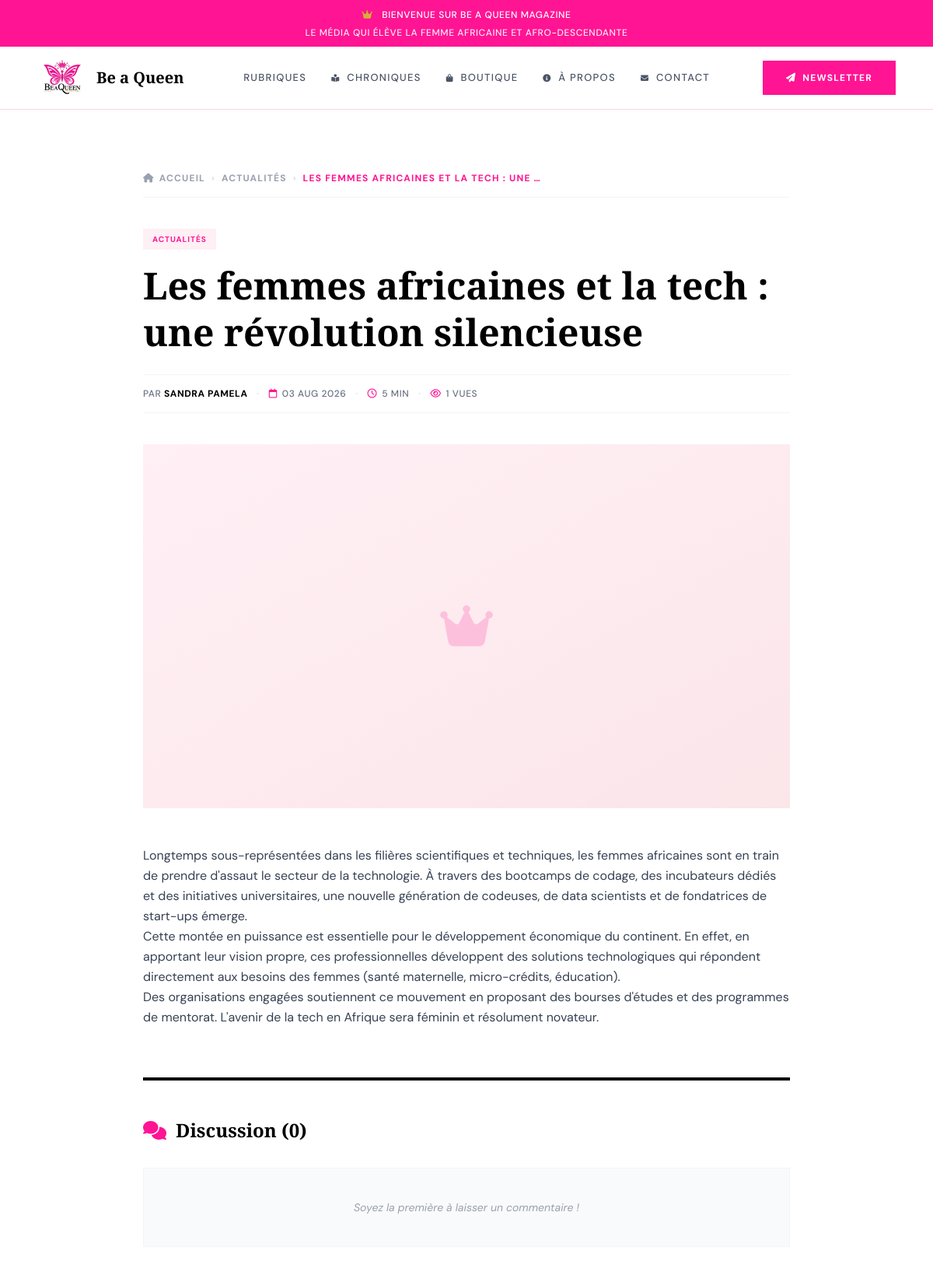
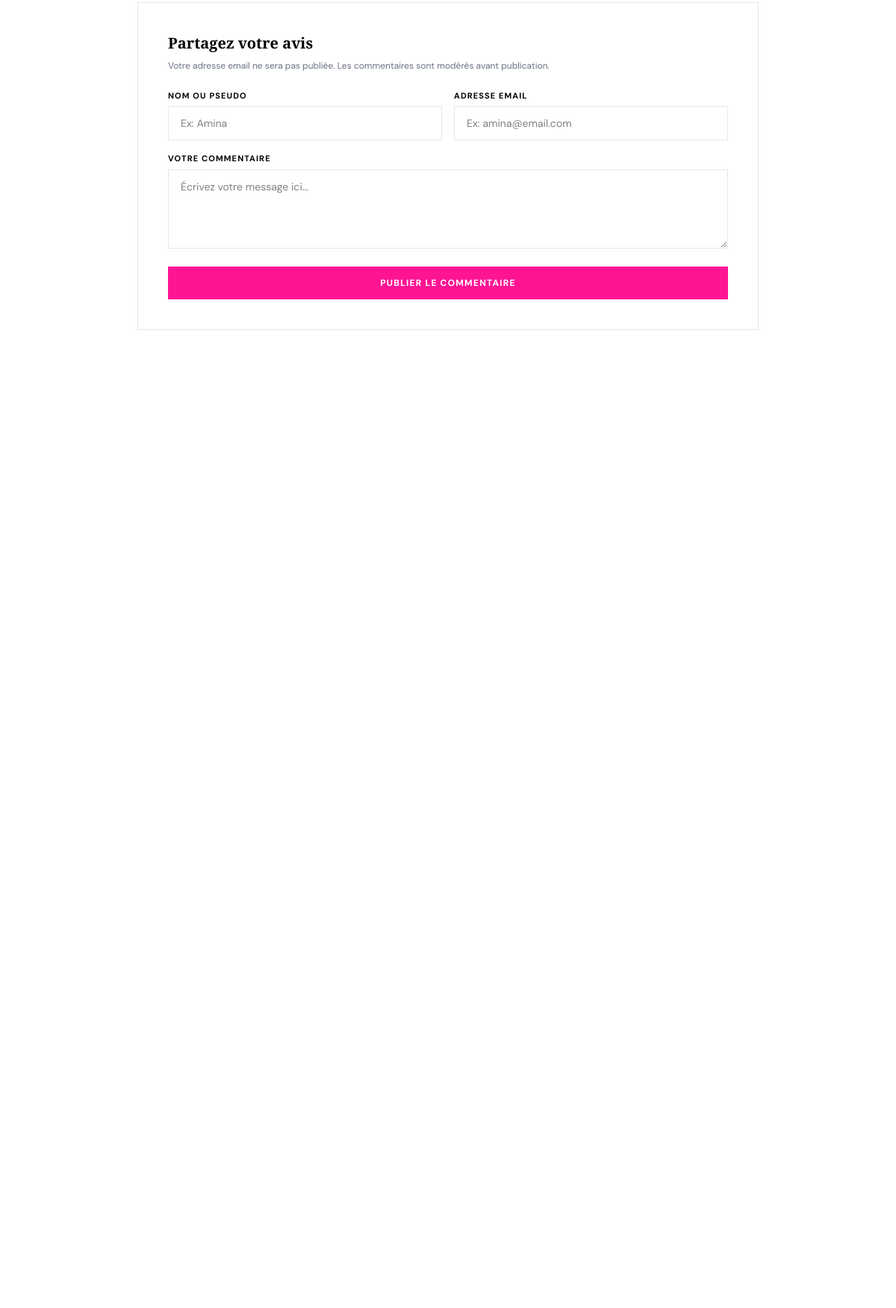
The page /article/femmes-africaines-tech-revolution-silencieuse/ (upper part) on the database its author committed (2 pictures, top to bottom).
### magazine/models.py (models this page shows, shortened)
class Article(models.Model):
    STATUTS = [
        ('brouillon', 'Brouillon'),
        ('publie',    'Publié'),
        ('archive',   'Archivé'),
    ]
    titre              = models.CharField(max_length=191, verbose_name="Titre")
    slug               = models.SlugField(max_length=191, unique=True, verbose_name="Slug URL")
    extrait            = models.TextField(blank=True, verbose_name="Extrait / Résumé")
    contenu            = models.TextField(verbose_name="Contenu complet")
    image_principale   = models.ImageField(upload_to='articles/', blank=True, null=True, verbose_name="Image de couverture")
    rubrique           = models.ForeignKey(Rubrique, on_delete=models.SET_NULL, null=True, related_name='articles', verbose_name="Rubrique")
    auteure            = models.ForeignKey(Utilisateur, on_delete=models.SET_NULL, null=True, related_name='articles', verbose_name="Auteure")
    tags               = models.ManyToManyField(Tag, through='ArticleTag', blank=True, verbose_name="Tags")
    statut             = models.CharField(max_length=20, choices=STATUTS, default='brouillon', verbose_name="Statut")
    en_une             = models.BooleanField(default=False, verbose_name="Afficher en une")
    date_publication   = models.DateTimeField(blank=True, null=True, verbose_name="Date de publication")
    date_modification  = models.DateTimeField(auto_now=True, verbose_name="Dernière modification")
    vues               = models.PositiveIntegerField(default=0, verbose_name="Nombre de vues")
    temps_lecture      = models.PositiveIntegerField(default=5, verbose_name="Temps de lecture (min)")
    class Meta:
        ordering            = ['-date_publication']
        verbose_name        = "Article"
        verbose_name_plural = "Articles"
        db_table            = "articles"

class Rubrique(models.Model):
    nom         = models.CharField(max_length=100, verbose_name="Nom")
    slug        = models.SlugField(max_length=100, unique=True, verbose_name="Slug URL")
    emoji       = models.CharField(max_length=10, blank=True, verbose_name="Emoji")
    description = models.TextField(blank=True, verbose_name="Description")
    ordre       = models.PositiveIntegerField(default=0, verbose_name="Ordre d'affichage")
    active      = models.BooleanField(default=True, verbose_name="Rubrique active")
    class Meta:
        ordering            = ['ordre']
        verbose_name        = "Rubrique"
        verbose_name_plural = "Rubriques"
        db_table            = "rubriques"

class Utilisateur(AbstractBaseUser):
    ROLES = [
        ('admin',    'Administratrice'),
        ('auteure',  'Auteure'),
        ('editrice', 'Éditrice'),
    ]
    nom               = models.CharField(max_length=150, verbose_name="Nom complet")
    email             = models.EmailField(max_length=191, unique=True, verbose_name="Email")
    role              = models.CharField(max_length=20, choices=ROLES, default='auteure', verbose_name="Rôle")
    photo             = models.ImageField(upload_to='profils/', blank=True, null=True, verbose_name="Photo de profil")
    bio               = models.TextField(blank=True, null=True, verbose_name="Biographie")
    date_inscription  = models.DateTimeField(default=timezone.now, verbose_name="Date d'inscription")
    actif             = models.BooleanField(default=True, verbose_name="Compte actif")
    is_admin          = models.BooleanField(default=False)
    USERNAME_FIELD  = 'email'
    REQUIRED_FIELDS = ['nom']
    objects = UtilisateurManager()
    class Meta:
        verbose_name        = "Utilisatrice"
        verbose_name_plural = "Utilisatrices"
        db_table            = "utilisateurs"

### magazine/views.py (the view)
# urls.py: path('article/<slug:slug>/', views.article, name='article'),
def article(request, slug):
    art = get_object_or_404(Article, slug=slug, statut='publie')
    art.vues += 1
    art.save(update_fields=['vues'])
    commentaires = art.commentaires.filter(approuve=True).order_by('date_creation')
    articles_similaires = Article.objects.filter(
        rubrique=art.rubrique,
        statut='publie'
    ).exclude(id=art.id).order_by('-date_publication')[:3]
    context = {
        'article'           : art,
        'commentaires'      : commentaires,
        'articles_similaires': articles_similaires,
    }
    return render(request, 'magazine/article.html', context)

### magazine/templates/magazine/article.html (shortened to what this page needs)
{% extends 'magazine/base.html' %}
{% load static %}
{% block content %}
<article class="bg-white py-12 lg:py-20 min-h-screen">
  <div class="max-w-4xl mx-auto px-4 sm:px-6 lg:px-8">
    <nav aria-label="Breadcrumb" class="mb-10 pb-4 border-b border-gray-100">
      <ol class="flex items-center gap-2 flex-wrap text-xs font-bold tracking-widest uppercase text-gray-400">
        <li><a href="/" class="hover:text-[#FF1493] transition-colors flex items-center gap-1.5"><i class="fa-solid fa-house"></i> Accueil</a></li>
        <li class="opacity-40">›</li>
        <li><a href="{% url 'rubrique' article.rubrique.slug %}" class="hover:text-[#FF1493] transition-colors">{{ article.rubrique.nom }}</a></li>
        <li class="opacity-40">›</li>
        <li class="text-[#FF1493]">{{ article.titre|truncatechars:40 }}</li>
      </ol>
    </nav>
    <header class="mb-10 text-center sm:text-left">
      <span class="inline-block bg-[#FFF0F5] text-[#FF1493] text-[10px] font-bold tracking-widest uppercase px-3 py-1.5 mb-4">
        {{ article.rubrique.nom }}
      </span>
      <h1 class="font-serif text-3xl sm:text-5xl font-black text-black leading-tight mb-6">
        {{ article.titre }}
      </h1>
      <div class="flex items-center sm:justify-start justify-center flex-wrap gap-3 text-xs text-gray-500 border-y border-gray-100 py-4 font-medium uppercase tracking-wider">
        <span>Par <strong class="text-black">{{ article.auteure.nom|default:"Sandra Pamela" }}</strong></span>
        <span class="opacity-30 hidden sm:inline">·</span>
        <span class="flex items-center gap-1.5"><i class="fa-regular fa-calendar text-[#FF1493]"></i> {{ article.date_publication|date:"d M Y" }}</span>
        <span class="opacity-30 hidden sm:inline">·</span>
        <span class="flex items-center gap-1.5"><i class="fa-regular fa-clock text-[#FF1493]"></i> {{ article.temps_lecture }} min</span>
        <span class="opacity-30 hidden sm:inline">·</span>
        <span class="flex items-center gap-1.5"><i class="fa-regular fa-eye text-[#FF1493]"></i> {{ article.vues }} vues</span>
      </div>
    </header>
    <div class="aspect-video w-full overflow-hidden bg-gray-50 mb-12">
      {% if article.image_principale %}
      <img src="{{ article.image_principale.url }}" alt="{{ article.titre }}" class="w-full h-full object-cover">
      {% else %}
      <div class="w-full h-full bg-gradient-to-br from-[#FFF0F5] to-[#FFB6C1]/30 flex items-center justify-center text-6xl text-[#FF1493]/20">
        <i class="fa-solid fa-crown"></i>
      </div>
      {% endif %}
    </div>
    <div class="prose prose-lg max-w-none text-gray-700 leading-relaxed font-sans mb-16">
      {{ article.contenu|linebreaks }}
    </div>
    <div class="border-t-4 border-black pt-12">
      <div class="flex items-center gap-3 mb-8">
        <i class="fa-solid fa-comments text-2xl text-[#FF1493]"></i>
        <h3 class="font-serif text-2xl font-bold text-black m-0">Discussion ({{ commentaires.count }})</h3>
      </div>
      <div class="space-y-6 mb-12">
        {% for comment in commentaires %}
        <div class="bg-gray-50 p-6 border-l-4 border-[#FF1493]">
          <div class="flex justify-between items-center mb-3">
            <span class="font-bold text-sm text-black">{{ comment.auteur_nom }}</span>
            <span class="text-xs text-gray-400"><i class="fa-regular fa-clock mr-1"></i> {{ comment.date_creation|date:"d M Y à H:i" }}</span>
          </div>
          <div class="text-sm text-gray-600 leading-relaxed">
            {{ comment.contenu|linebreaksbr }}
          </div>
        </div>
        {% empty %}
        <div class="text-center py-10 bg-gray-50 border border-gray-100 italic text-sm text-gray-400">
          Soyez la première à laisser un commentaire !
        </div>
        {% endfor %}
      </div>
      <div class="bg-white border border-gray-200 p-8 sm:p-10">
        <h3 class="font-serif text-xl font-bold text-black mb-2">Partagez votre avis</h3>
        <p class="text-xs text-gray-500 mb-6">
          Votre adresse email ne sera pas publiée. Les commentaires sont modérés avant publication.
        </p>
        <form method="POST" action="{% url 'commenter' article.slug %}" class="flex flex-col gap-4">
          <div class="grid sm:grid-cols-2 gap-4">
            <div class="flex flex-col gap-1.5">
              <label for="nom" class="text-[11px] font-bold tracking-widest uppercase text-black">Nom ou Pseudo</label>
              <input type="text" id="nom" name="nom" class="border-[1.5px] border-gray-200 px-4 py-3 text-sm focus:border-[#FF1493] outline-none" placeholder="Ex: Amina" required>
            </div>
            <div class="flex flex-col gap-1.5">
              <label for="email" class="text-[11px] font-bold tracking-widest uppercase text-black">Adresse email</label>
              <input type="email" id="email" name="email" class="border-[1.5px] border-gray-200 px-4 py-3 text-sm focus:border-[#FF1493] outline-none" placeholder="Ex: amina@email.com" required>
            </div>
          </div>
          <div class="flex flex-col gap-1.5">
            <label for="contenu" class="text-[11px] font-bold tracking-widest uppercase text-black">Votre commentaire</label>
            <textarea id="contenu" name="contenu" rows="4" class="border-[1.5px] border-gray-200 px-4 py-3 text-sm focus:border-[#FF1493] outline-none resize-y" placeholder="Écrivez votre message ici..." required></textarea>
          </div>
          <button type="submit" class="btn-primary justify-center mt-2">Publier le commentaire</button>
        </form>
      </div>
    </div>
  </div>
</article>
{% endblock content %}

### magazine/templates/magazine/base.html (style rules this page uses)
body { font-family: var(--font-sans); }
h1,h2,h3,h4 { font-family: var(--font-sans); }
.font-serif { font-family: var(--font-serif) !important; }
.btn-primary { @apply inline-flex items-center gap-2 bg-[#FF1493] text-white font-bold text-xs tracking-widest uppercase px-7 py-3 border-2 border-[#FF1493] transition-all duration-200 hover:bg-[#C71585] hover:border-[#C71585] hover:-translate-y-px cursor-pointer; }

### rows shown on the page
Article: rubrique.nom "ACTUALITÉS", titre "LES FEMMES AFRICAINES ET LA TECH : UNE …", titre "Les femmes africaines et la tech : une révolution silencieuse", auteure.nom "SANDRA PAMELA", date_publication "03 AUG 2026", temps_lecture "5", vues "1", contenu "Longtemps sous-représentées dans les filières scientifiques et techniques, les femmes africaines sont en train de prendre d'assaut le secteur de la technologie. À travers des bootcamps de codage, des incubateurs dédiés et des initiatives universitaires, une nouvelle génération de codeuses, de data scientists et de fondatrices de start-ups émerge. Cette montée en puissance est essentielle pour le développement économique du continent. En effet, en apportant leur vision propre, ces professionnelles développent des solutions technologiques qui répondent directement aux besoins des femmes (santé maternelle, micro-crédits, éducation). Des organisations engagées soutiennent ce mouvement en…"

### other values the page prints
{{ commentaires.count }} "0"
